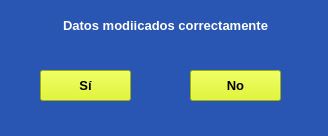
<?xml version="1.0" encoding="UTF-8"?>
<ui version="4.0">
 <class>V_Pregunta</class>
 <widget class="QMainWindow" name="V_Pregunta">
  <property name="geometry">
   <rect>
    <x>0</x>
    <y>0</y>
    <width>328</width>
    <height>136</height>
   </rect>
  </property>
  <property name="windowTitle">
   <string>MainWindow</string>
  </property>
  <property name="styleSheet">
   <string notr="true">background-color: rgb(41, 86, 178);</string>
  </property>
  <widget class="QWidget" name="centralwidget">
   <widget class="QPushButton" name="btn_Si">
    <property name="geometry">
     <rect>
      <x>40</x>
      <y>70</y>
      <width>91</width>
      <height>31</height>
     </rect>
    </property>
    <property name="font">
     <font>
      <pointsize>10</pointsize>
      <weight>75</weight>
      <bold>true</bold>
     </font>
    </property>
    <property name="styleSheet">
     <string notr="true">background-color: rgb(220, 246, 0);</string>
    </property>
    <property name="text">
     <string>Sí</string>
    </property>
   </widget>
   <widget class="QLabel" name="lbl_Mensaje">
    <property name="geometry">
     <rect>
      <x>10</x>
      <y>0</y>
      <width>311</width>
      <height>51</height>
     </rect>
    </property>
    <property name="font">
     <font>
      <pointsize>12</pointsize>
      <weight>75</weight>
      <bold>true</bold>
     </font>
    </property>
    <property name="text">
     <string>&lt;html&gt;&lt;head/&gt;&lt;body&gt;&lt;p align=&quot;center&quot;&gt;&lt;span style=&quot; font-size:10pt; font-weight:600; color:#ffffff;&quot;&gt;Datos modiicados correctamente&lt;/span&gt;&lt;/p&gt;&lt;/body&gt;&lt;/html&gt;</string>
    </property>
    <property name="alignment">
     <set>Qt::AlignCenter</set>
    </property>
   </widget>
   <widget class="QPushButton" name="btn_No">
    <property name="geometry">
     <rect>
      <x>190</x>
      <y>70</y>
      <width>91</width>
      <height>31</height>
     </rect>
    </property>
    <property name="font">
     <font>
      <pointsize>10</pointsize>
      <weight>75</weight>
      <bold>true</bold>
     </font>
    </property>
    <property name="styleSheet">
     <string notr="true">background-color: rgb(220, 246, 0);</string>
    </property>
    <property name="text">
     <string>No</string>
    </property>
   </widget>
  </widget>
  <widget class="QMenuBar" name="menubar">
   <property name="geometry">
    <rect>
     <x>0</x>
     <y>0</y>
     <width>328</width>
     <height>21</height>
    </rect>
   </property>
  </widget>
  <widget class="QStatusBar" name="statusbar"/>
 </widget>
 <resources/>
 <connections/>
</ui>
